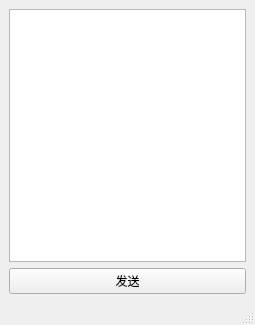
<?xml version="1.0" encoding="UTF-8"?>
<ui version="4.0">
 <class>MainWindow</class>
 <widget class="QMainWindow" name="MainWindow">
  <property name="geometry">
   <rect>
    <x>0</x>
    <y>0</y>
    <width>255</width>
    <height>325</height>
   </rect>
  </property>
  <property name="windowTitle">
   <string>MainWindow</string>
  </property>
  <widget class="QWidget" name="centralwidget">
   <layout class="QGridLayout" name="gridLayout_2">
    <item row="0" column="0">
     <layout class="QGridLayout" name="gridLayout">
      <item row="0" column="0">
       <widget class="QTextEdit" name="textEdit"/>
      </item>
      <item row="1" column="0">
       <widget class="QPushButton" name="btnSendPause">
        <property name="text">
         <string>发送</string>
        </property>
       </widget>
      </item>
     </layout>
    </item>
   </layout>
  </widget>
  <widget class="QMenuBar" name="menubar">
   <property name="geometry">
    <rect>
     <x>0</x>
     <y>0</y>
     <width>255</width>
     <height>23</height>
    </rect>
   </property>
  </widget>
  <widget class="QStatusBar" name="statusbar"/>
 </widget>
 <resources/>
 <connections/>
</ui>
